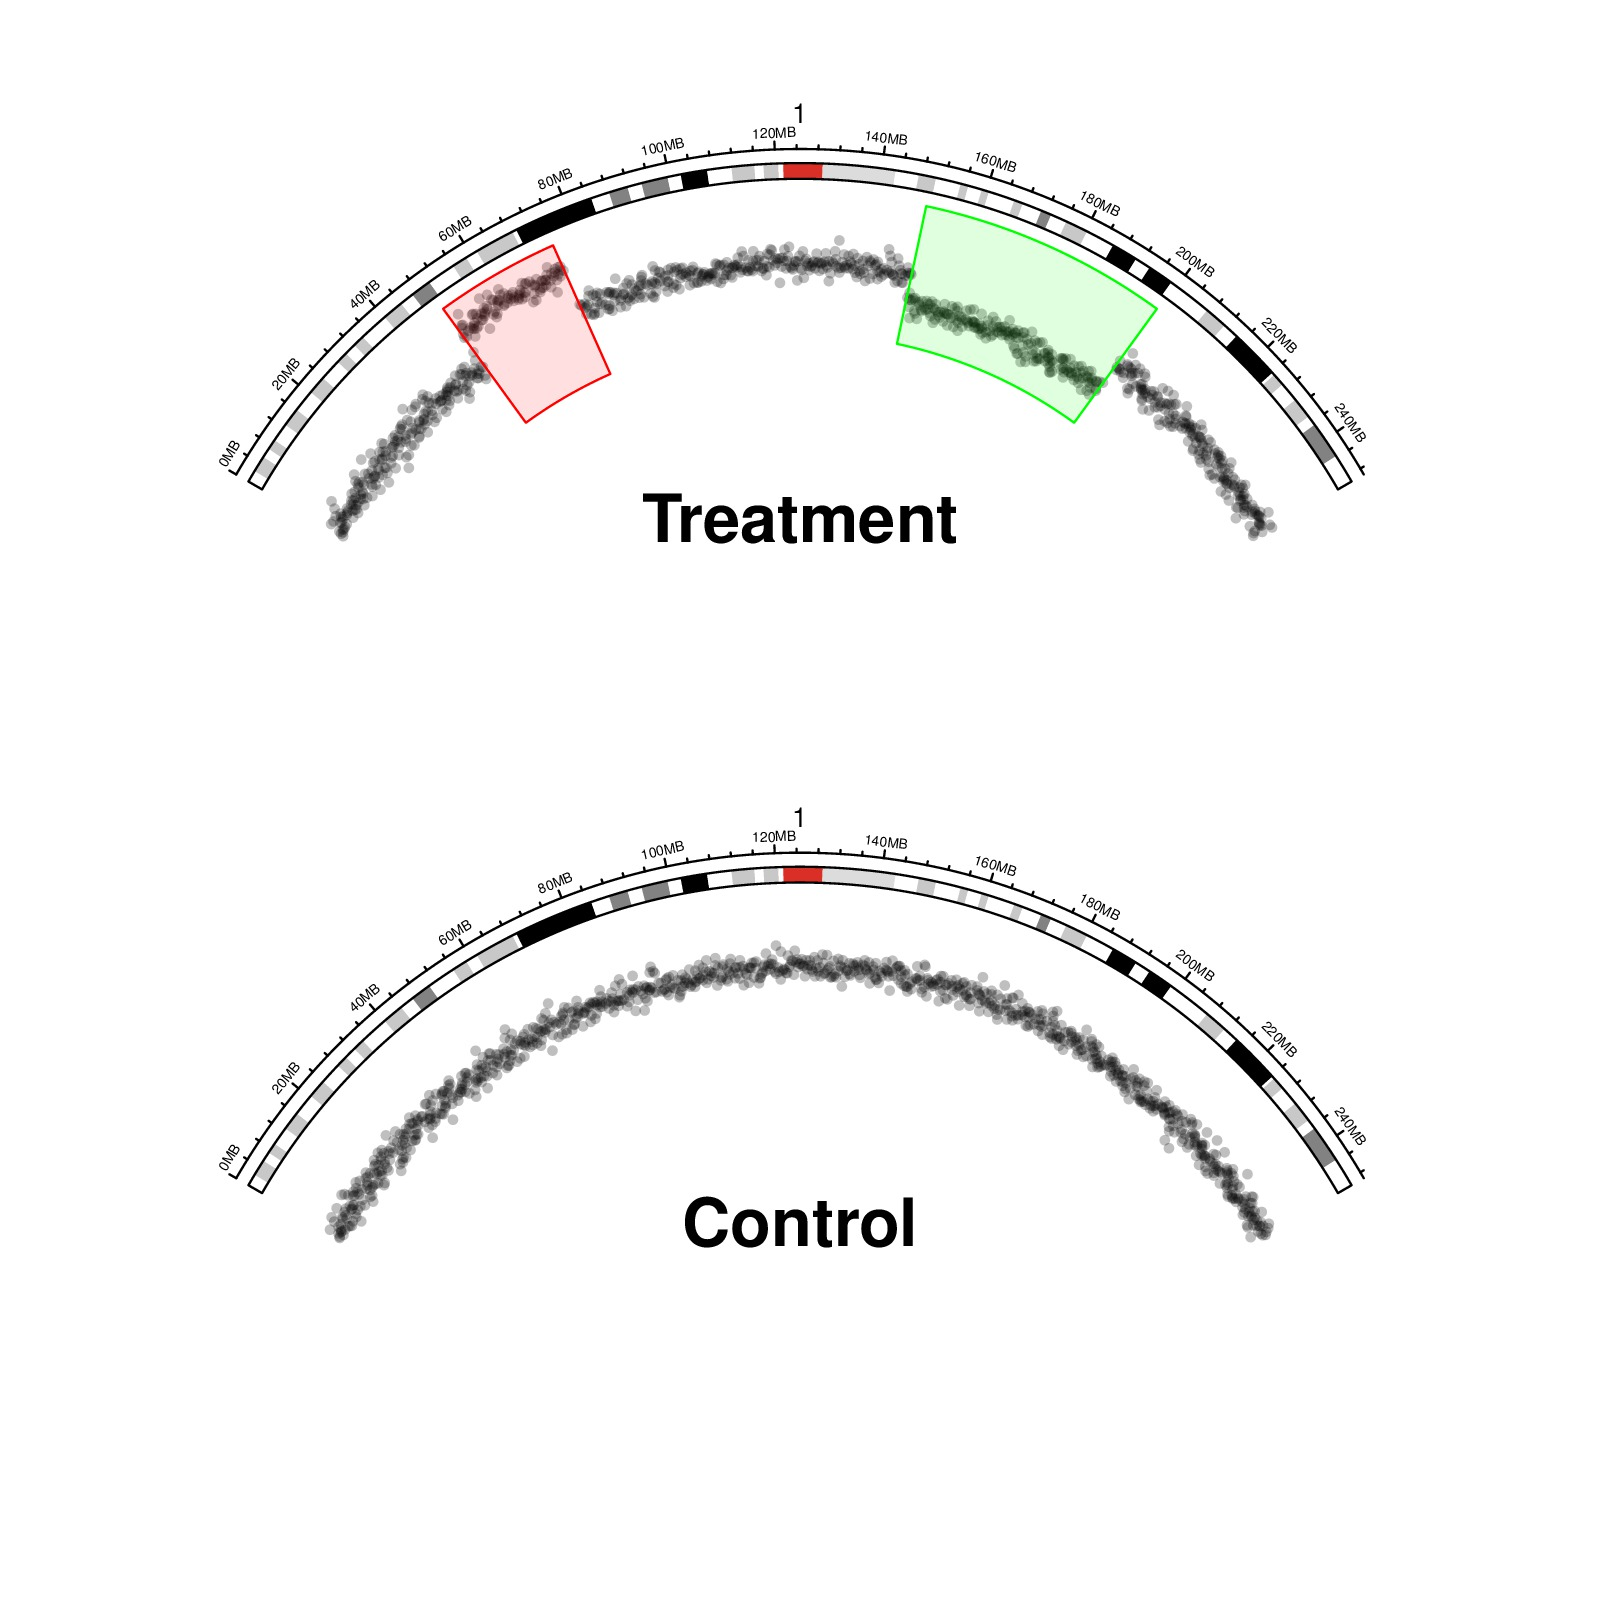

The script that drew this image:
library(circlize) 
    
circos.par("start.degree" = 150, "gap.degree" = c(240), "cell.padding" = c(0, 0, 0, 0))
circos.initializeWithIdeogram(chromosome.index = "chr1")
circos.trackPlotRegion(ylim = c(0, 1), bg.border = NA, track.height = 0.2)

		
chr.xlim = get.cell.meta.data("xlim", sector.index = "chr1")


# just generate data
xrange = get.cell.meta.data("xrange", sector.index = "chr1")
x = seq(chr.xlim[1], chr.xlim[2], length = 1000)
y = rnorm(1000, 0.5, 0.05)
a1 = 0.2
a2 = a1 + 0.1
a3 = 0.6
a4 = a3 + 0.2
y[x > chr.xlim[1] + xrange*a1 & x < chr.xlim[1] + xrange*a2] = y[x > chr.xlim[1] + xrange*a1 & x < chr.xlim[1] + xrange*a2] + 0.3
y[x > chr.xlim[1] + xrange*a3 & x < chr.xlim[1] + xrange*a4] = y[x > chr.xlim[1] + xrange*a3 & x < chr.xlim[1] + xrange*a4] - 0.2
x = x[y >=0 & y<= 1]
y = y[y >=0 & y<= 1]

		
circos.points(x, y, col = "#00000040", sector.index = "chr1", pch = 16, cex = 0.7)

circos.rect(chr.xlim[1] + xrange*a1, 0, chr.xlim[1] + xrange*a2, 1, col = "#FF000020", border = "red", sector.index = "chr1")
circos.rect(chr.xlim[1] + xrange*a3, 0, chr.xlim[1] + xrange*a4, 1, col = "#00FF0020", border = "green", sector.index = "chr1")

circos.clear()


text(0, 0.4, "Treatment", cex = 2, font = 2)

par(new = TRUE)

circos.par("start.degree" = 150, "gap.degree" = c(240), "cell.padding" = c(0, 0, 0, 0),
	"canvas.ylim" = c(0, 2))
circos.initializeWithIdeogram(chromosome.index = "chr1")
circos.trackPlotRegion(ylim = c(0, 1), bg.border = NA, track.height = 0.2)

		
chr.xlim = get.cell.meta.data("xlim", sector.index = "chr1")

for(h in c(0, 0.25, 0.5, 0.75, 1)) {
	circos.lines(chr.xlim, c(h, h), col = "white", sector.index = "chr1")
}


xrange = get.cell.meta.data("xrange", sector.index = "chr1")
x = seq(chr.xlim[1], chr.xlim[2], length = 1000)
y = rnorm(1000, 0.5, 0.05)
x = x[y >=0 & y<= 1]
y = y[y >=0 & y<= 1]
		
circos.points(x, y, col = "#00000040", sector.index = "chr1", pch = 16, cex = 0.7)
circos.clear()

text(0, 0.4, "Control", cex = 2, font = 2)
par(new = FALSE)
